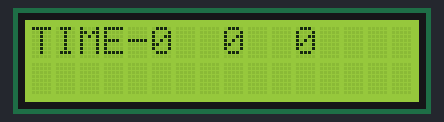
A sketch run on a simulated Arduino Uno, built with avr-gcc and run on an emulated ATmega328P. Shown: 16×2 character LCD.

Above: at 0.1 s.
At 4.1 s:
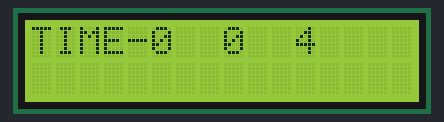
At 9.2 s:
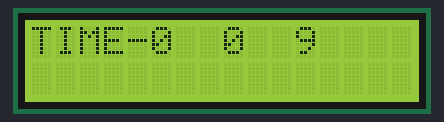
At 19.2 s:
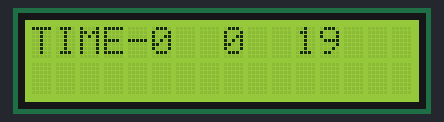
At 28.2 s:
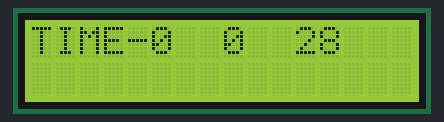
At 38.3 s:
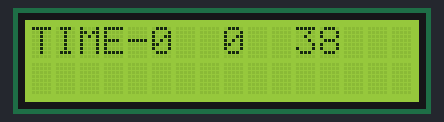

Measured:
- what the display in image 1 shows lasts 1.0 s, from 4.1 s to 5.1 s

The sketch:

LCDdisplay.ino
```cpp
#include <LiquidCrystal.h>
LiquidCrystal MyLCD(12, 11, 5, 4, 3, 2);
void setup() {
  // put your setup code here, to run once:
MyLCD.begin(16,2);
}

void loop() {
for(int k=0; k<=23; k++)
{
MyLCD.home();
for(int j=0; j<=59; j++)
{
for(int i=0; i<=59; i++){
MyLCD.print("TIME-");
MyLCD.setCursor(5, 0);
MyLCD.print(k);
MyLCD.setCursor(8, 0);
MyLCD.print(j);
MyLCD.setCursor(11, 0);
MyLCD.print(i);
//MyLCD.print("TIME-%d:%d:%d",k,j,i);

delay(1000);
MyLCD.clear();
}
}
}
MyLCD.clear();
}
```
